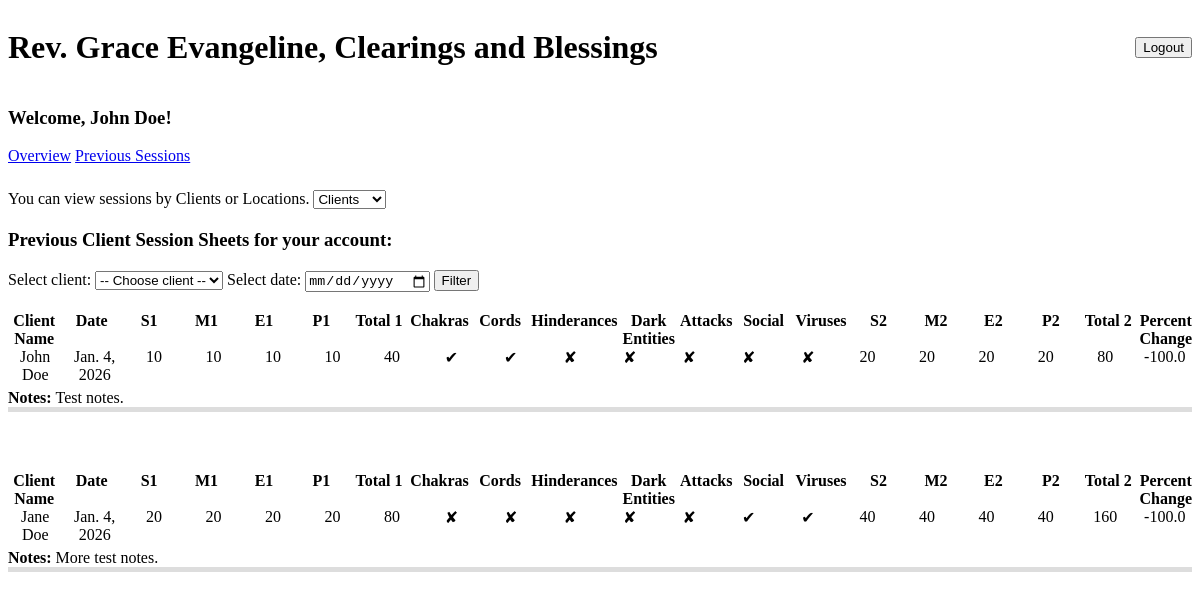
The app's page /user_prev_sessions/ (signed in), older data.
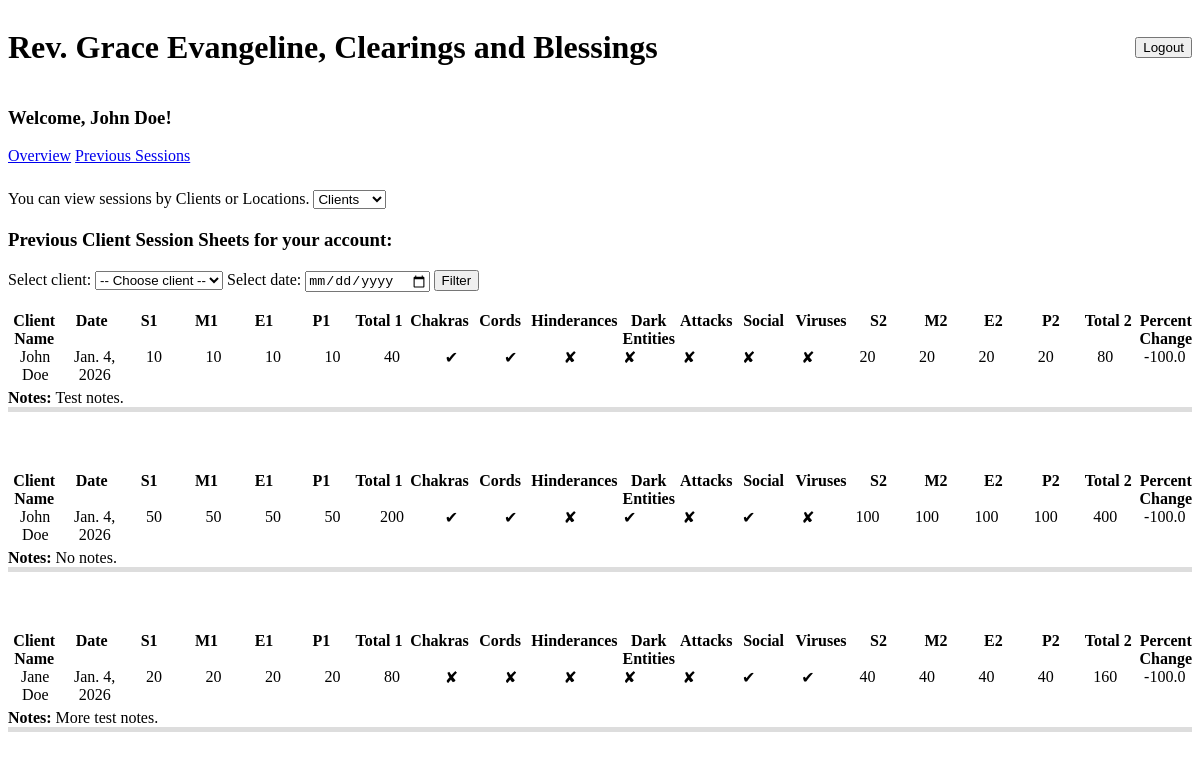
The same page, newer data.
### app/models.py (models this page shows, shortened)
class Client(models.Model):
    profile=models.ForeignKey(Profile, on_delete=models.CASCADE, related_name="clients")
    first_name=models.CharField(max_length=15, null=True)
    last_name=models.CharField(max_length=20, null=True)
    email=models.EmailField(blank=True, null=True, unique=True)
    is_user=models.BooleanField(default=False, editable=False)
    def __str__(self):
        return f"{self.first_name} {self.last_name}"

class Session_Sheet(models.Model):
    client=models.ForeignKey(Client, on_delete=models.CASCADE, related_name="session_sheets")
    date=models.DateField()
    spiritual1=models.IntegerField(
        validators=[MinValueValidator(0), MaxValueValidator(100)])
    mental1=models.IntegerField(
        validators=[MinValueValidator(0), MaxValueValidator(100)])
    emotional1=models.IntegerField(
        validators=[MinValueValidator(0), MaxValueValidator(100)])
    physical1=models.IntegerField(
        validators=[MinValueValidator(0), MaxValueValidator(100)])
    chakras=models.BooleanField(default=False)
    cords=models.BooleanField(default=False)
    hinderances=models.BooleanField(default=False)
    dark_entities=models.BooleanField(default=False)
    attacks=models.BooleanField(default=False)
    social=models.BooleanField(default=False)
    viruses=models.BooleanField(default=False)
    spiritual2=models.IntegerField(
        validators=[MinValueValidator(0), MaxValueValidator(100)])
    mental2=models.IntegerField(
        validators=[MinValueValidator(0), MaxValueValidator(100)])
    emotional2=models.IntegerField(
        validators=[MinValueValidator(0), MaxValueValidator(100)])
    physical2=models.IntegerField(
        validators=[MinValueValidator(0), MaxValueValidator(100)])
    notes=models.TextField(null=True)
    @property
    def total1(self):
        return self.spiritual1 + self.mental1 + self.emotional1 + self.physical1
    @property
    def total2(self):
        return self.spiritual2 + self.mental2 + self.emotional2 + self.physical2
    @property
    def percent_change(self):
        if self.total1 == 0:
            return None
        return ((self.total1 - self.total2) / self.total1) * 100

### app/views.py (the view, shortened to what this page needs)
# urls.py: path("user_prev_sessions/", app.views.user_prev_sessions, name='user_prev_sessions'),
@login_required
def user_prev_sessions(request):
    profile = request.user.profile
    primary_client = profile.primary_client if profile.primary_client else None
    view_type = request.GET.get('view_type', 'client')
    if view_type == 'client':
        user_client = primary_client
        clients = Client.objects.filter(profile=user_client.profile)
        session_sheets = Session_Sheet.objects.filter(client__profile=user_client.profile)
        client_filter = request.GET.get('client')
        date_filter = request.GET.get('date')
        if client_filter:
            session_sheets = session_sheets.filter(client_id=client_filter)
        if date_filter:
            session_sheets = session_sheets.filter(date=date_filter)
        session_sheets = session_sheets.order_by('-date')
        context = {
            'user_client': user_client,
            'clients': clients,
            'session_sheets': session_sheets,
            'client_filter': int(client_filter) if client_filter else None,
            'date_filter': date_filter,
            'view_type': view_type,
            'primary_client': primary_client,
            'primary_client_first_name': primary_client.first_name if primary_client else None,
            'primary_client_last_name': primary_client.last_name if primary_client else None,
        }
    return render(request, 'user_prev_sessions.html', context)

### app/models.py (called while the page is built)
    @property
    def primary_client(self):
        return self.clients.get(is_user=True)

### app/templates/user_prev_sessions.html (shortened to what this page needs)
{% extends "user_profile.html" %}
{% load static %}
{% block extra_css %}
<link rel="stylesheet" href="{% static 'app/css/prev_session_sheets.css' %}">
<link rel="stylesheet" href="{% static 'app/css/prev_location_sheets.css' %}">
{% endblock %}
{% block content %}
<form method="get" id="viewTypeForm" style="margin-bottom: 20px; margin-top: 25px">
    <label for="view_type">You can view sessions by Clients or Locations.
        <select name="view_type" id="view-type" onchange="document.getElementById('viewTypeForm').submit();">
            <option value="client" {% if view_type == 'client' %}selected{% endif %}>Clients</option>
        </select>
    </label>
</form>
{% if view_type == 'client' %}
    <h3>Previous Client Session Sheets for your account:</h3>
    <form method="get" style="margin-bottom: 20px">
        <label for="client">Select client:</label>
        <select name="client" id="client" required>
            <option value="">-- Choose client --</option>
        </select>
        <label for="date">Select date:</label>
        <input type="date" name="date" id="date" value="{{ date_filter }}">
        <button type="submit">Filter</button>
    </form>
    {% if session_sheets %}
        {% for sheet in session_sheets %}
        <div class="session-sheet-grid">
            <div class="session-grid-header">
                <div>Client Name</div>
                <div>Date</div>
                <div>S1</div>
                <div>M1</div>
                <div>E1</div>
                <div>P1</div>
                <div>Total 1</div>
                <div>Chakras</div>
                <div>Cords</div>
                <div>Hinderances</div>
                <div>Dark Entities</div>
                <div>Attacks</div>
                <div>Social</div>
                <div>Viruses</div>
                <div>S2</div>
                <div>M2</div>
                <div>E2</div>
                <div>P2</div>
                <div>Total 2</div>
                <div>Percent Change</div>
            </div>
            <div class="session-sheet-row">
                <div>{{ sheet.client }}</div>
                <div>{{ sheet.date }}</div>
                <div>{{ sheet.spiritual1 }}</div>
                <div>{{ sheet.mental1 }}</div>
                <div>{{ sheet.emotional1 }}</div>
                <div>{{ sheet.physical1 }}</div>
                <div>{{ sheet.total1 }}</div>
                <div>
                    {% if sheet.chakras %}
                        &#10004
                    {% else %}
                        &#10008
                    {% endif %}
                </div>
                <div>
                    {% if sheet.cords %}
                        &#10004
                    {% else %}
                        &#10008
                    {% endif %}
                </div>
                <div>
                    {% if sheet.hinderances %}
                        &#10004
                    {% else %}
                        &#10008
                    {% endif %}
                </div>
                <div>
                    {% if sheet.dark_entities %}
                        &#10004
                    {% else %}
                        &#10008
                    {% endif %}
                </div>
                <div>
                    {% if sheet.attacks %}
                        &#10004
                    {% else %}
                        &#10008
                    {% endif %}
                </div>
                <div>
                    {% if sheet.social %}
                        &#10004
                    {% else %}
                        &#10008
                    {% endif %}
                </div>
                <div>
                    {% if sheet.viruses %}
                        &#10004
                    {% else %}
                        &#10008
                    {% endif %}
                </div>
                <div>{{ sheet.spiritual2 }}</div>
                <div>{{ sheet.mental2 }}</div>
                <div>{{ sheet.emotional2 }}</div>
                <div>{{ sheet.physical2 }}</div>
                <div>{{ sheet.total2 }}</div>
                <div>{{ sheet.percent_change }}</div>
            </div>
            <div class="session-sheet-notes" style="margin-bottom: 50px; margin-top: 5px">
                <strong>Notes:   </strong>
                {{ sheet.notes|default:"No notes provided." }}
            </div>
        </div>
        {% endfor %}
    {% else %}
        <p>No session sheets were found.</p>
    {% endif %}
{% endif %}
{% endblock %}

### app/templates/user_profile.html (shortened to what this page needs)
<!DOCTYPE html>
<html lang="en">
<head>
    <link href="https://cdn.jsdelivr.net/npm/select2@4.1.0-rc.0/dist/css/select2.min.css" rel="stylesheet" />
    {% load static %}
    <link rel="stylesheet" href="{% static 'app/css/prev_location_sheets.css' %}">
    <link rel="stylesheet" href="{% static 'app/css/prev_session_sheets.css' %}">
    <link rel="stylesheet" href="{% static 'app/css/update_forms.css' %}">
    {% block extra_css %}{% endblock %}
</head>
<body>
    <header style="display: flex; justify-content: space-between; align-items: center;">
        <h1>Rev. Grace Evangeline, Clearings and Blessings</h1>
    <form action="{% url 'logout' %}" method="post">
        <button type="submit">Logout</button>
    </form>
    </header>
    <main>
        <div class="secondary_navbar">
            <h3>Welcome, {{ primary_client_first_name }} {{ primary_client_last_name }}!</h3>
            <a href="{% url 'user_overview' %}">Overview</a>
            <a href="{% url 'user_prev_sessions' %}">Previous Sessions</a>
        </div>
        {% block content %}
        {% endblock %}
    </main>
</body>
</html>

### app/static/app/css/prev_session_sheets.css (style rules this page uses)
.session-sheet-grid { display: flex; flex-direction: column; margin-top: 10px; }
.session-grid-header, .session-sheet-row { display: grid; grid-template-columns: repeat(20, 1fr); text-align: center; gap: 5px; }
.session-grid-header { font-weight: bold; }
.session-sheet-row { font-weight: normal; }
.session-sheet-notes { grid-column: 1 / -1; text-align: left; border-bottom: 5px solid #ddd; }
.grid-header, .session-sheet-row { display: grid; text-align: center; font-weight: bold; gap: 5px; }

Row changes from the older to the newer data that the page shows:
added Session_Sheet: client "John Doe", date "Jan. 4, 2026", spiritual1 "50", mental1 "50", emotional1 "50", physical1 "50", total1 "200", spiritual2 "100", mental2 "100", emotional2 "100", physical2 "100", total2 "400", percent_change "-100.0", notes "No notes."
